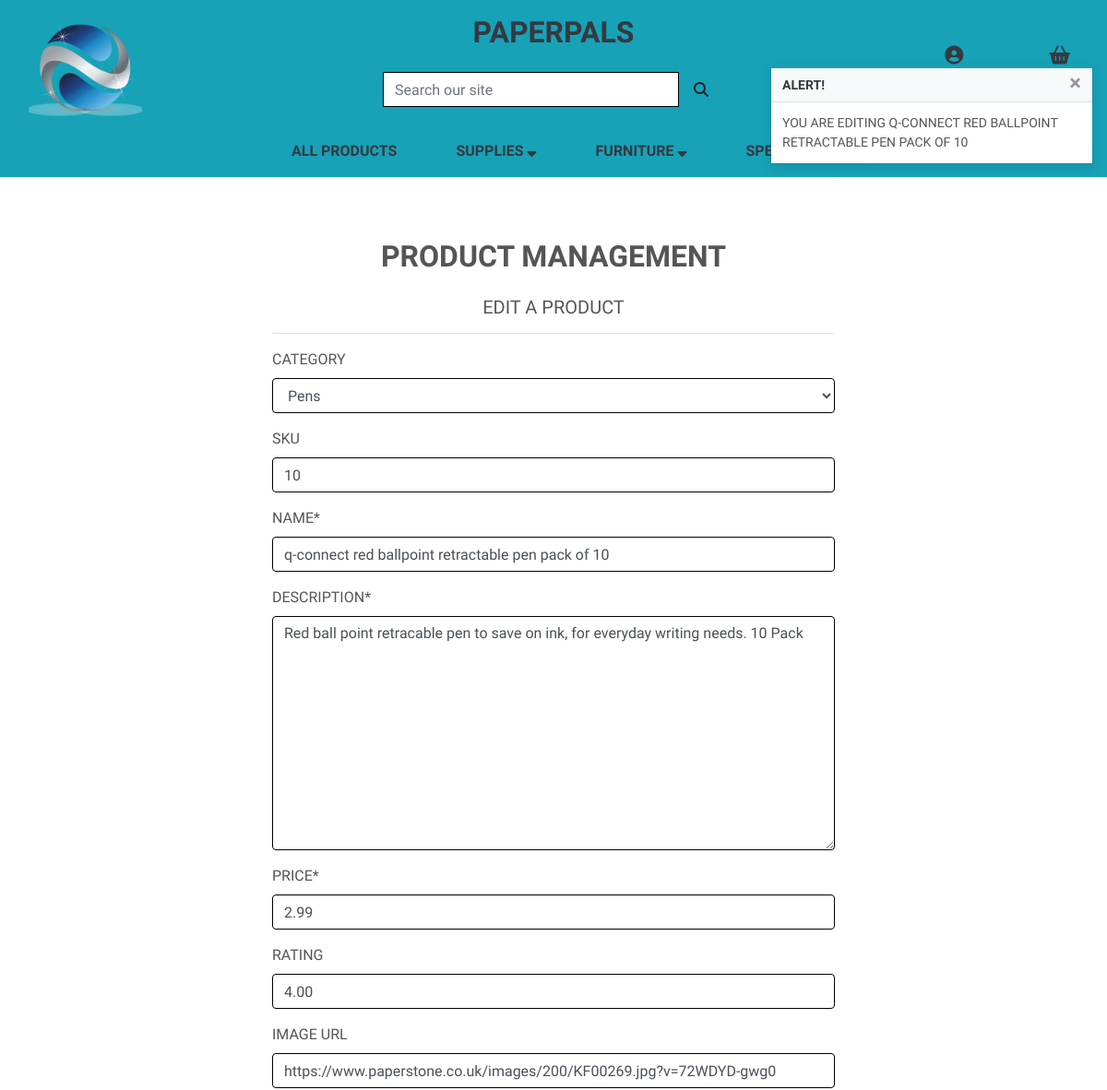
Page /products/edit/10/ (signed in, upper part) on the earlier database version.
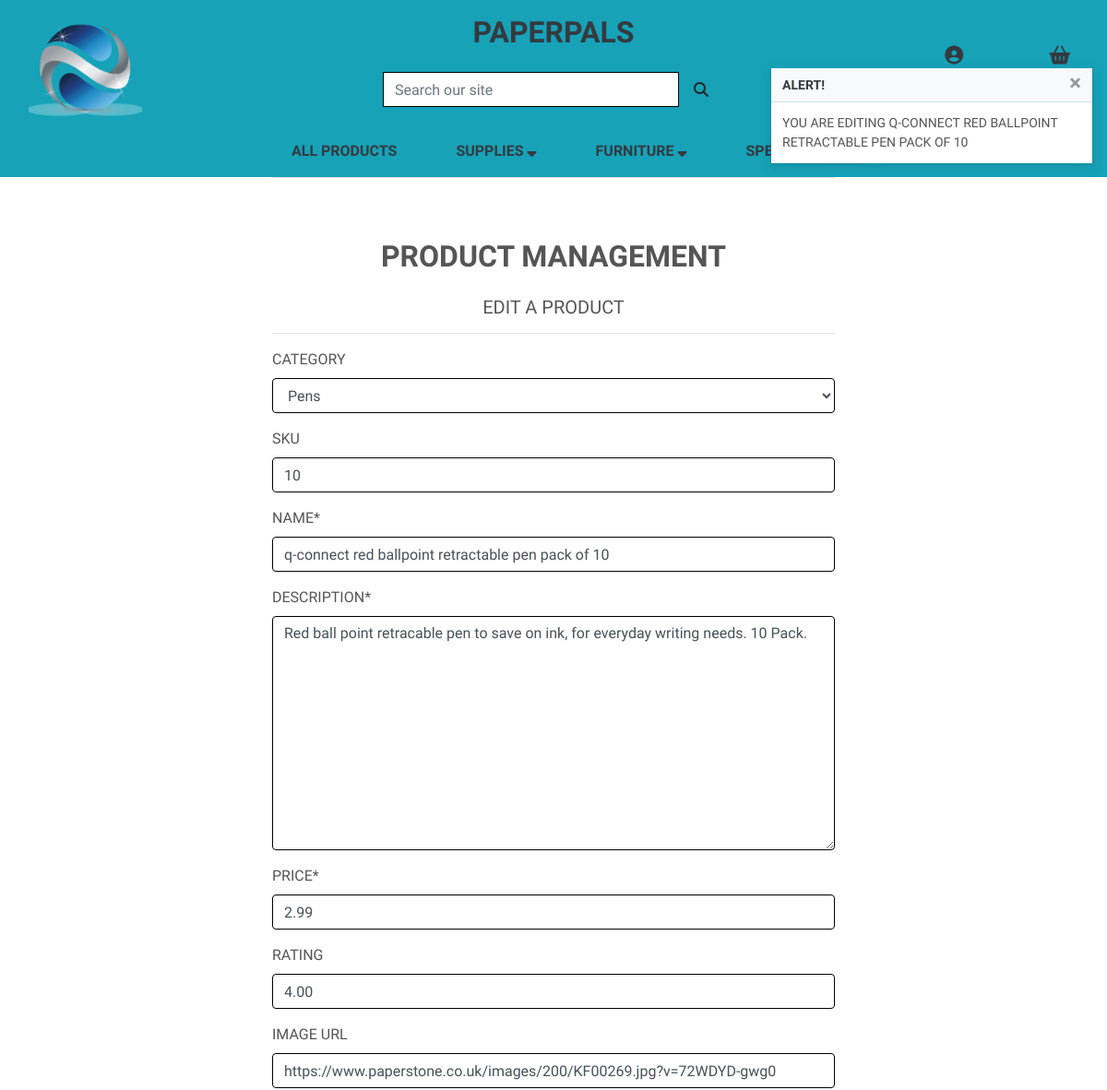
Same page on the later database version.
### products/models.py (models this page shows, shortened)
class Product(models.Model):
    category = models.ForeignKey('Category', null=True, blank=True, on_delete=models.SET_NULL)
    sku = models.CharField(max_length=254, null=True, blank=True)
    name = models.CharField(max_length=254)
    description = models.TextField()
    price = models.DecimalField(max_digits=6, decimal_places=2)
    rating = models.DecimalField(max_digits=6, decimal_places=2, null=True, blank=True)
    image_url = models.URLField(max_length=1024, null=True, blank=True)
    image = models.ImageField(null=True, blank=True)

### products/views.py (the view)
# urls.py: path('edit/<int:product_id>/', views.edit_product, name='edit_product'),
@login_required
def edit_product(request, product_id):
    if not request.user.is_superuser:
        messages.error(request, 'Sorry, only store owners can do that.')
        return redirect(reverse('home'))
    product = get_object_or_404(Product, pk=product_id)
    if request.method == 'POST':
        form = ProductForm(request.POST, request.FILES, instance=product)
        if form.is_valid():
            form.save()
            messages.success(request, 'Successfully updated product!')
            return redirect(reverse('product_detail', args=[product.id]))
        else:
            messages.error(request, 'Failed to update product. Please ensure the form is valid.')
    else:
        form = ProductForm(instance=product)
        messages.info(request, f'You are editing {product.name}')
    template = 'products/edit_product.html'
    context = {
        'form': form,
        'product': product,
    }
    return render(request, template, context)

### products/forms.py
class ProductForm(forms.ModelForm):
    class Meta:
        model = Product
        fields = '__all__'
    image = forms.ImageField(label='Image', required=False,
                             widget=CustomClearableFileInput)
    def __init__(self, *args, **kwargs):
        super().__init__(*args, **kwargs)
        categories = Category.objects.all()
        friendly_names = [(c.id, c.get_friendly_name()) for c in categories]
        self.fields['category'].choices = friendly_names
        for field_name, field in self.fields.items():
            field.widget.attrs['class'] = 'border-black'

### basket/context.py (called while the page is built, shortened)
def basket_contents(request):
    basket_items = []
    total = 0
    product_count = 0
    basket = request.session.get('basket', {})
    context = {
        'basket_items': basket_items,
        'total': total,
        'product_count': product_count,
    }
    return context

### products/models.py (called while the page is built)
    def get_friendly_name(self):
        return self.friendly_name

### products/templates/products/edit_product.html (shortened to what this page needs)
{% extends "base.html" %}
{% load static %}
{% block page_header %}
<div class="container header-container">
</div>
{% endblock %}
{% block content %}
<div class="container mt-lg-3">
   <div class="row justify-content-center">
      <div class="col-sm-12 col-md-8 text-center">
         <hr />
         <h2 class="site-header text-uppercase font-weight-bold mb-4">Product Management</h2>
         <h5>Edit a Product</h5>
         <hr />
      </div>
   </div>
   <div class="row justify-content-center">
      <div class="col-sm-12 col-md-8">
         <form method="POST" action="{% url 'edit_product' product.id %}" class="form mb-2" enctype="multipart/form-data">
            {% for field in form %}
            {% if field.name != 'image' %}
            {{ field | as_crispy_field }}
            {% else %}
            {{ field }}
            {% endif %}
            {% endfor %}
         </form>
      </div>
   </div>
</div>
{% endblock %}

Differences in the rows shown:
changed Product "Pens": description "Red ball point retracable pen to save on ink, for everyday writing needs. 10 Pack" → "Red ball point retracable pen to save on ink, for everyday writing needs. 10 Pack."
